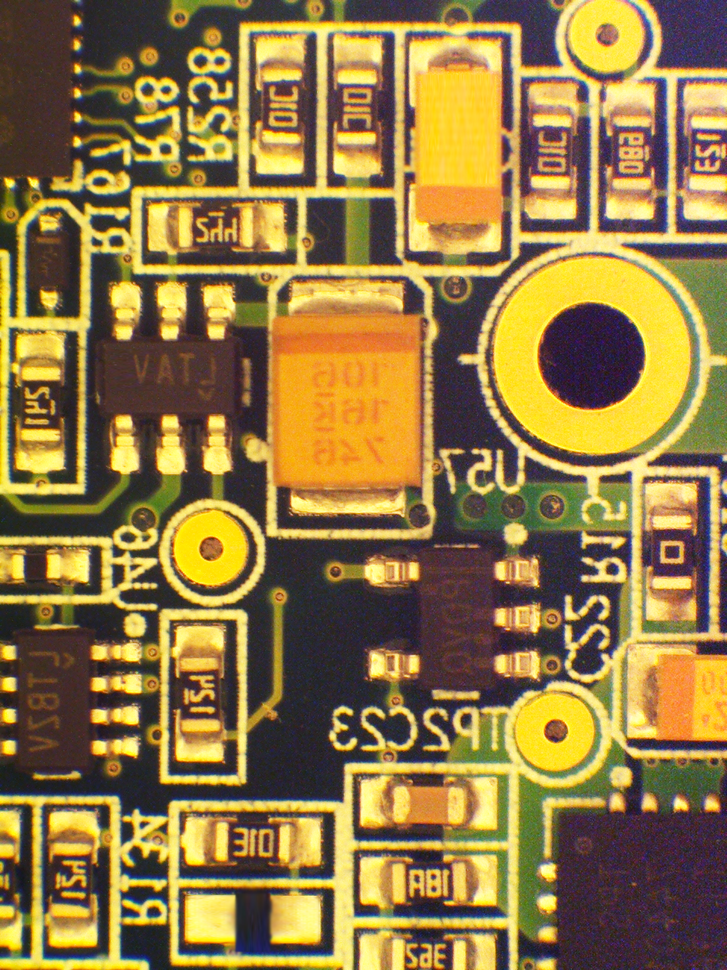
#> input picture Assignment22/images/test.bmp, 727 x 970 px, shrunk from 960 x 1280 before the run, found by its file name
$ python difrence_board.py
#> lines starting #> are read from the running program, lines starting #| are printed output that depends on the picture
import cv2

test=cv2.imread('test.bmp',0)
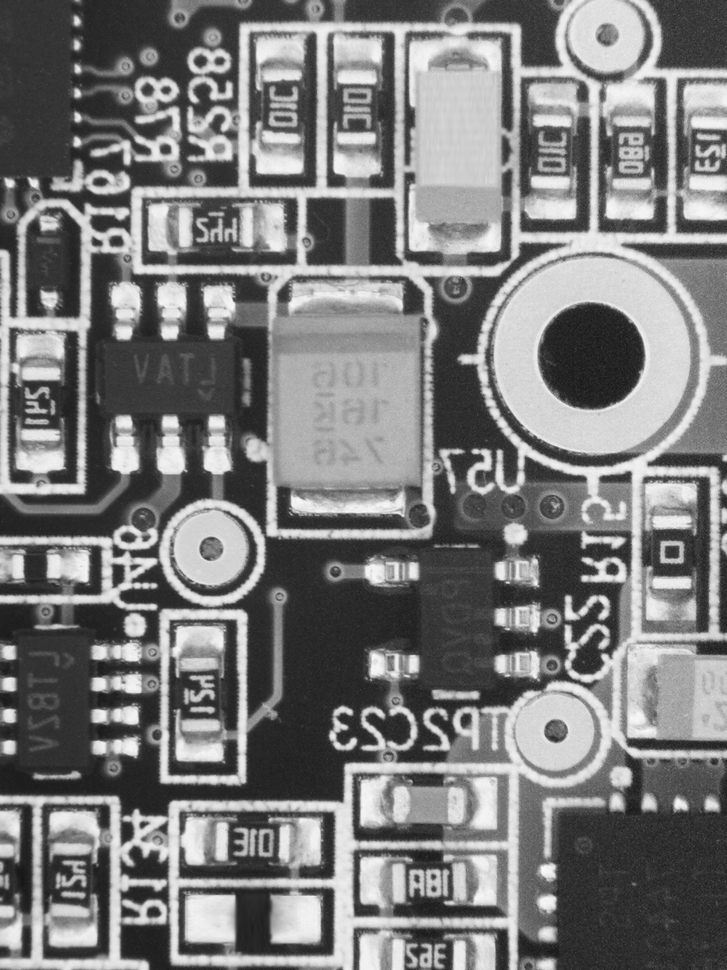
#> test: shape (970, 727); min 19, max 251, mean 123.2
origin=cv2.imread('origin.bmp',0)
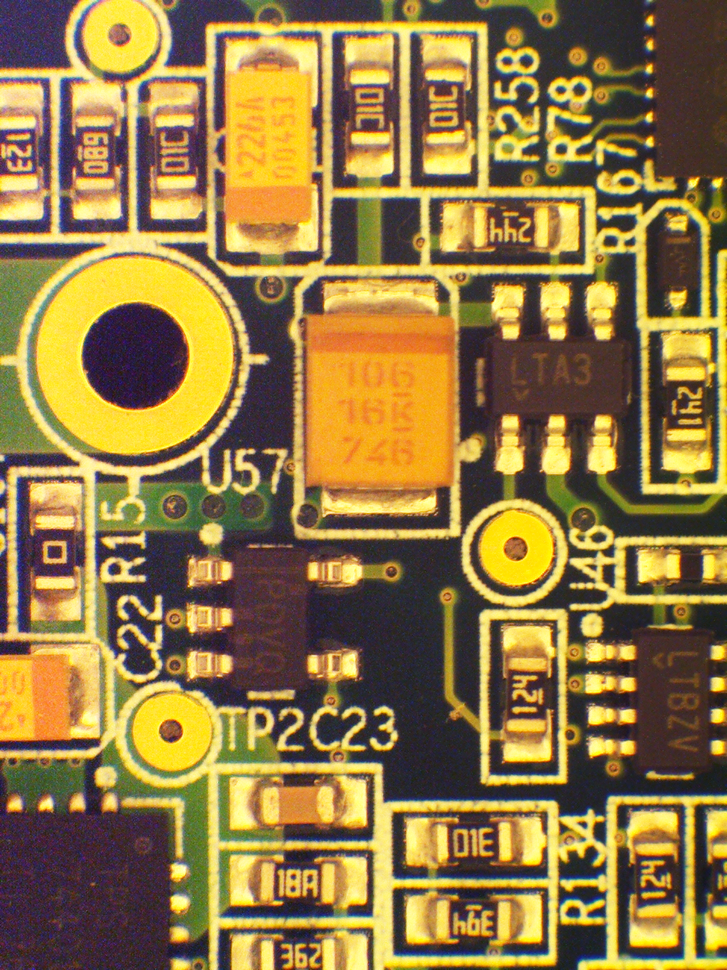
#> input picture Assignment22/images/origin.bmp, 727 x 970 px, shrunk from 960 x 1280 before the run, found by its file name
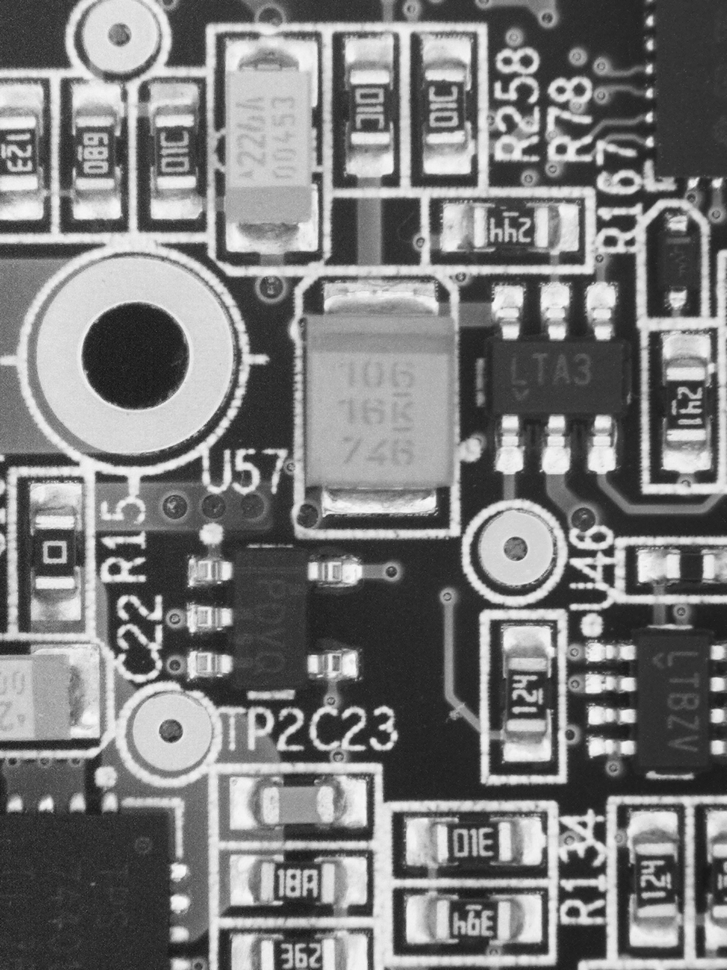
#> origin: shape (970, 727); min 19, max 251, mean 123

#The reflection of the image in this(Return the virtual image to the real one)
flip_test = cv2.flip(test,1)

result=cv2.subtract(flip_test,origin)
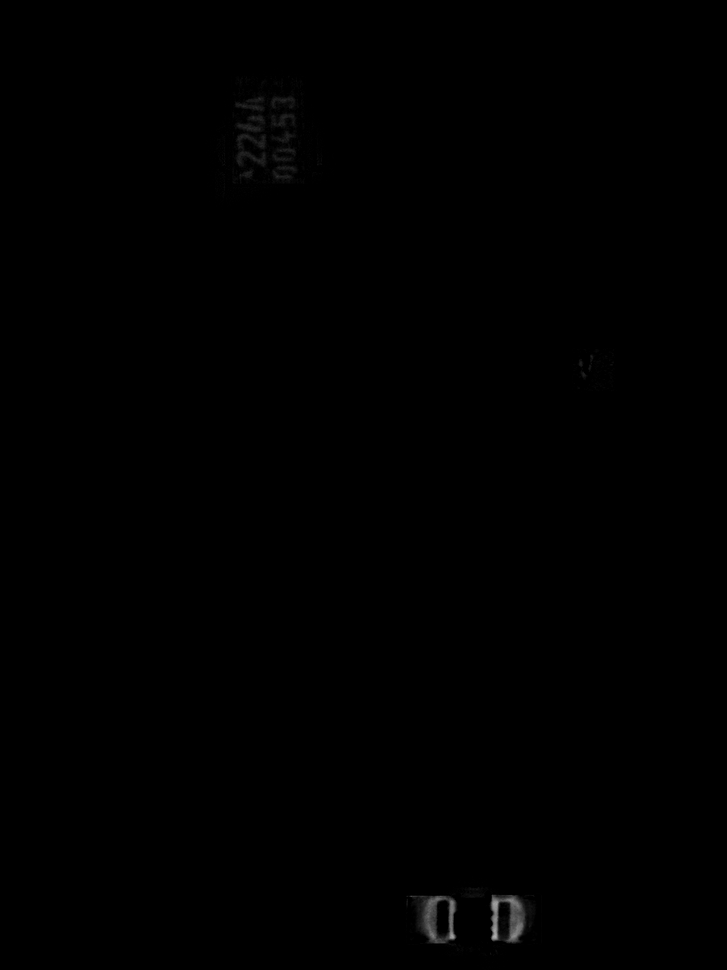
#> result: shape (970, 727); min 0, max 176, mean 0.4
cv2.imwrite('board.jpg',result)
